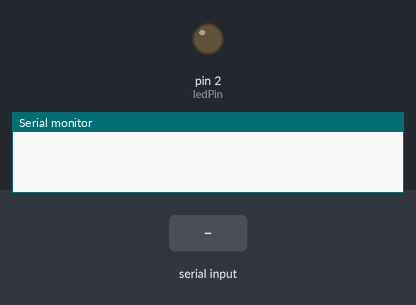
Bench run of a sketch on a simulated Arduino Uno, built with avr-gcc and run on an emulated ATmega328P. On the bench: output pins drawn as LEDs (lit = HIGH), the last lines printed to the serial monitor. The test bench sets the inputs (shaded band).

Above: at 1.2 s.
1.3 s: "A" received over Serial
At 2.3 s:
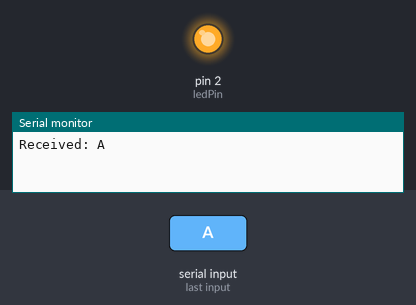
2.8 s: "B" received over Serial
At 3.5 s:
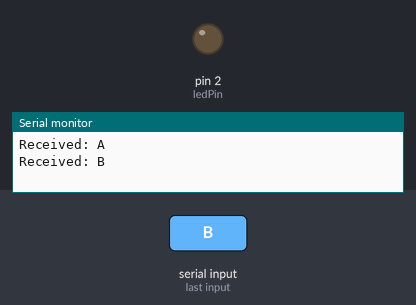
Timing chart, 0 to 5.8 s (numbered marks = the images above; inputs shaded):
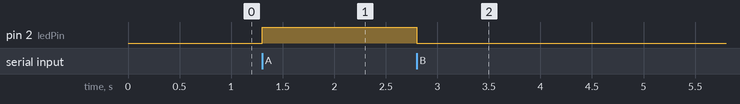

The sketch:

control-led.ino
```cpp
// Lesson #22 - Arduino for Beginners series
// Control a LED from Bluetooth

const int ledPin = 2;  // LED connected to D2
char receivedChar;

void setup() {
  pinMode(ledPin, OUTPUT);
  digitalWrite(ledPin, LOW);  // start OFF

  Serial.begin(115200);  // Bluno default baud rate
}

void loop() {
  if (Serial.available()) {
    receivedChar = Serial.read();  // read incoming byte

    // Debug (optional)
    Serial.print("Received: ");
    Serial.println(receivedChar);

    if (receivedChar == 'A') {
      digitalWrite(ledPin, HIGH);  // turn LED ON
    }
    else if (receivedChar == 'B') {
      digitalWrite(ledPin, LOW);   // turn LED OFF
    }
  }
}
```

Measured:
- after the input at 1.3 s, pin 2 (ledPin): LOW → HIGH at once
- after the input at 2.8 s, pin 2 (ledPin): HIGH → LOW at once
